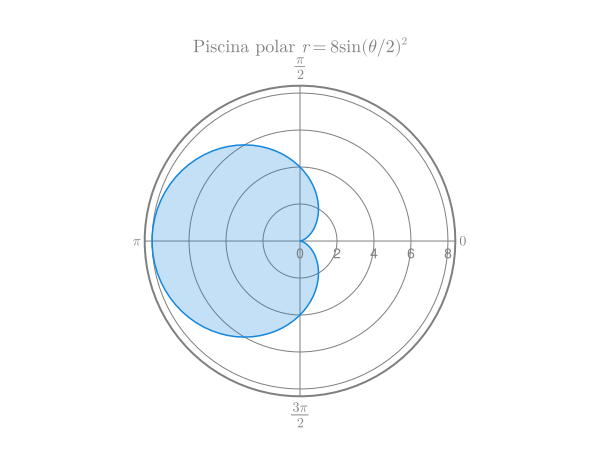

Julia code for this plot:
using CairoMakie, LaTeXStrings
include("../mytheme.jl")

f(θ) = 8 * sin(θ/2)^2
θ = range(0, 2π, length=100)
fig = Figure(backgroundcolor=:transparent)
ax = PolarAxis(fig[1, 1], title=L"Piscina polar $r = 8\sin(\theta/2)^2$", radius_at_origin = 0, rticks = (0:2:8, ["0", "2", "4", "6", "8"]), thetaticks = ([0, π/2, π, 3π/2], [L"0", L"\frac{\pi}{2}", L"\pi", L"\frac{3\pi}{2}"]), backgroundcolor = :transparent)
lines!(ax, θ, f.(θ), color=myblue)
band!(ax, θ, 0, f.(θ), color = (myblue, 0.5), alpha = 0.5)
save("img/examen-2026-04-16/piscina-polar.svg", fig, backgroundcolor=:transparent)
save("img/examen-2026-04-16/piscina-polar.pdf", fig, backgroundcolor=:transparent)
save("img/examen-2026-04-16/piscina-polar.png", fig, backgroundcolor=:transparent)
fig
